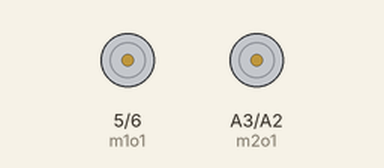
Bench run of a sketch on a simulated Arduino Uno, built with avr-gcc and run on an emulated ATmega328P. Shown: motor-driver pin pairs drawn as motors (green arrow = first pin HIGH = forward, orange = second pin HIGH = backward, longer = more drive). No radio packets arrive unless stated.

Above: at 0.01 s.
At 30.75 s:
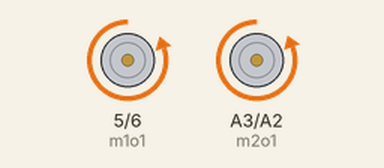
Timing chart, 0 to 40.0 s (numbered marks = the images above):
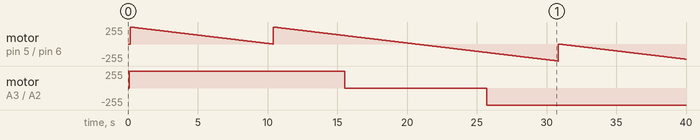

The sketch:

robot.ino
```cpp
#include<SPI.h>
//#include<nRF24L01.h>
#include<RF24.h>

#define m1o1 5
#define m1o2 6
#define m2o1 A3
#define m2o2 A2

const uint64_t pipe[1]= {0xF0F0F0F0E1LL};
RF24 radio(7,8);

typedef struct
{
  int X;
  int Y;
}positions;

positions pos;

//int ack[1] = {990};
void setup()
{
  //---------------------Serial & NRF //
  Serial.begin(9600);
  radio.begin();
  delay(100);
  radio.setAutoAck(true);
  radio.enableAckPayload();
  radio.enableDynamicPayloads();
  radio.openReadingPipe(1,pipe[0]);
  radio.startListening();
  radio.setRetries(15,15);

  //--------------------Motors //

  setPwmFrequency(m1o1,256);
  setPwmFrequency(m1o2,256);
}
void loop()
{
      for(int i=0;i<1023;i++){
      pos.X=i;
      pos.Y=i;
      setMotors();
      delay(10);
      }
      for(int i=1024;i>0;i--){
      pos.X=i;
      pos.Y=i;
      setMotors();
      delay(10);
      }

}

boolean getPack(){
  if(radio.available())
    {
      radio.read(&pos,sizeof(pos));
      radio.writeAckPayload(1,&pos,sizeof(pos));
      //Serial.println("X = "+String(pos.X)  +  "  Y = "+String(pos.Y));
      return 1;
    }
    return 0;
}

void setMotors(){
  int vx, vy,mA,mB;
  vx=pos.X-512;
  vy=pos.Y-512;
  mA=vy;
  mB=vx;
  if(mA>=0){
    analogWrite(m1o1,0);
    analogWrite(m1o2,mA);
  }else{
    analogWrite(m1o1,0-mA);
    analogWrite(m1o2,0);
  }
  if(mB>=0){
    analogWrite(m2o1,0);
    analogWrite(m2o2,mB);
  }else{
    analogWrite(m2o1,0-mB);
    analogWrite(m2o2,0);
  }
}

void setPwmFrequency(int pin, int divisor) {
  byte mode;
  if(pin == 5 || pin == 6 || pin == 9 || pin == 10) {
    switch(divisor) {
      case 1: mode = 0x01; break;
      case 8: mode = 0x02; break;
      case 64: mode = 0x03; break;
      case 256: mode = 0x04; break;
      case 1024: mode = 0x05; break;
      default: return;
    }
    if(pin == 5 || pin == 6) {
      TCCR0B = TCCR0B & 0b11111000 | mode;
    } else {
      TCCR1B = TCCR1B & 0b11111000 | mode;
    }
  } else if(pin == 3 || pin == 11) {
    switch(divisor) {
      case 1: mode = 0x01; break;
      case 8: mode = 0x02; break;
      case 32: mode = 0x03; break;
      case 64: mode = 0x04; break;
      case 128: mode = 0x05; break;
      case 256: mode = 0x06; break;
      case 1024: mode = 0x07; break;
      default: return;
    }
    TCCR2B = TCCR2B & 0b11111000 | mode;
  }
}
```

Measured:
- by itself, motor on A3 (m2o1) / A2 (m2o2): stopped → forward 255/255 at 0.11 s, → stopped 15.4 s later, → backward 255/255 10.2 s later
